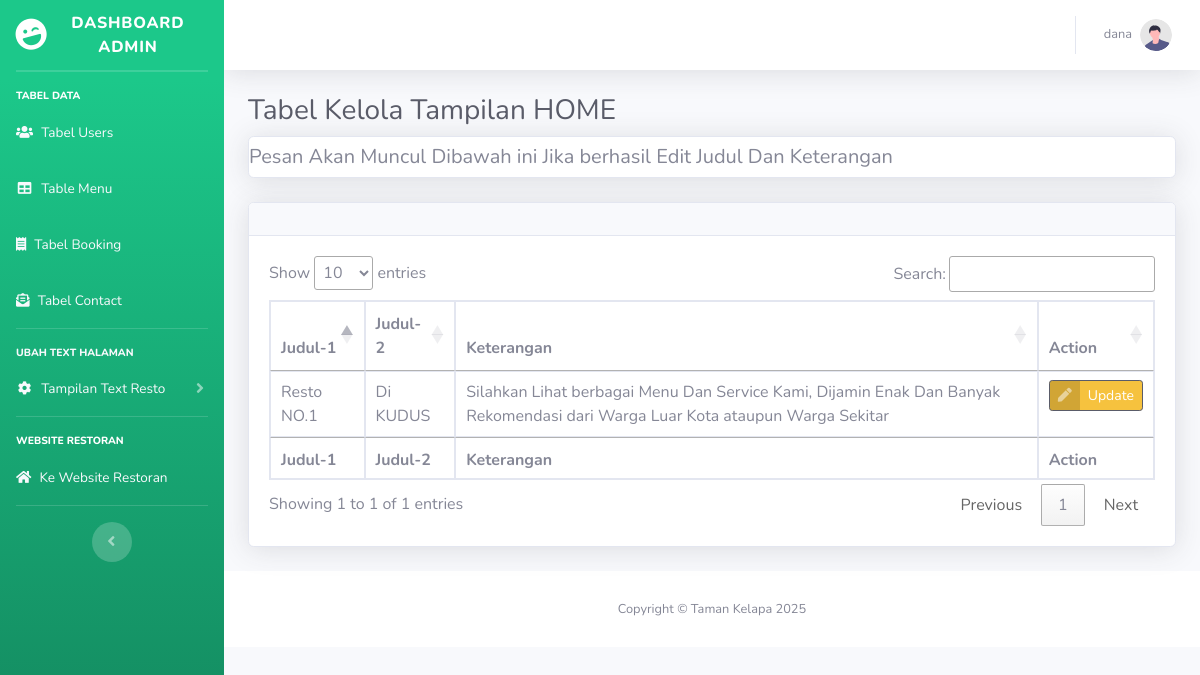
The app's page /adminform/tb_home.php (signed in) with its own data.
### tables this page shows
CREATE TABLE `home` (
  `id` int(11) NOT NULL,
  `judul1` varchar(255) NOT NULL,
  `judul2` varchar(255) NOT NULL,
  `keterangan` varchar(255) NOT NULL
);

### adminform/tb_home.php (the view, shortened to what this page needs)
<?php
include 'partials/header.php';
?>
        <div id="content-wrapper" class="d-flex flex-column">
            <div id="content">
                <nav class="navbar navbar-expand navbar-light bg-white topbar mb-4 static-top shadow">
                    <ul class="navbar-nav ml-auto">
                        <li class="nav-item dropdown no-arrow">
                            <a class="nav-link dropdown-toggle" href="#" id="userDropdown" role="button"
                                data-toggle="dropdown" aria-haspopup="true" aria-expanded="false">
                                <span class="mr-2 d-none d-lg-inline text-gray-600 small"><?= $_SESSION['username']?></span>
                                <img class="img-profile rounded-circle"
                                    src="img/undraw_profile.svg">
                            </a>
                        </li>
                    </ul>
                </nav>
                <div class="container-fluid">
                    <h1 class="h3 mb-2 text-gray-800">Tabel Kelola Tampilan HOME</h1>
                    <div class="card shadow mb-4">
                        <h3 class="h5 mb-2 mt-2">Pesan Akan Muncul Dibawah ini Jika berhasil Edit Judul Dan Keterangan</h3>
                    </div>
                    <div class="card shadow mb-4">
                        <div class="card-header py-3">
                        </div>
                        <div class="card-body">
                            <div class="table-responsive">
                                <table class="table table-bordered" id="dataTable3" width="100%" cellspacing="0">
                                    <thead>
                                        <tr>
                                            <th>Judul-1</th>
                                            <th>Judul-2</th>
                                            <th>Keterangan</th>
                                            <th>Action</th>
                                        </tr>
                                    </thead>
                                    <tfoot>
                                        <tr>
                                            <th>Judul-1</th>
                                            <th>Judul-2</th>
                                            <th>Keterangan</th>
                                            <th>Action</th>
                                        </tr>
                                    </tfoot>
                                    <tbody>
                                        <?php
                                        $query = "SELECT * FROM home";
                                        $tampilkan = mysqli_query($koneksi,$query);
                                        while($data = $tampilkan->fetch_assoc()):?>
                                        <tr>
                                            <td><?= $data['judul1']?></td>
                                            <td><?= $data['judul2']?></td>
                                            <td><?= $data['keterangan']?></td>
                                            <td><button class="btn btn-warning btn-icon-split btn-sm border border-dark" data-toggle="modal" data-target="#update-judulModal"
                                                data-id="<?= $data['id']; ?>"
                                                data-judul1="<?= $data['judul1'];?>"
                                                data-judul2="<?= $data['judul2']; ?>"
                                                data-keterangan="<?= $data['keterangan'] ?>">
                                                <span class="icon text-white-50"><i class="fas fa-pen"></i></span> <span class="text">Update</span>
                                            </button>
                                            </td>
                                        </tr>
                                        <?php endwhile; ?>
                                    </tbody>
                                </table>
                            </div>
                        </div>
                    </div>
                </div>
    <?php include 'partials/footer.php'?>

### records on screen
home: judul1 "Resto NO.1", judul2 "Di KUDUS", keterangan "Silahkan Lihat berbagai Menu Dan Service Kami, Dijamin Enak Dan Banyak Rekomendasi dari Warga Luar Kota ataupun Warga Sekitar"

### other values on screen
$_SESSION['username'] "dana"
